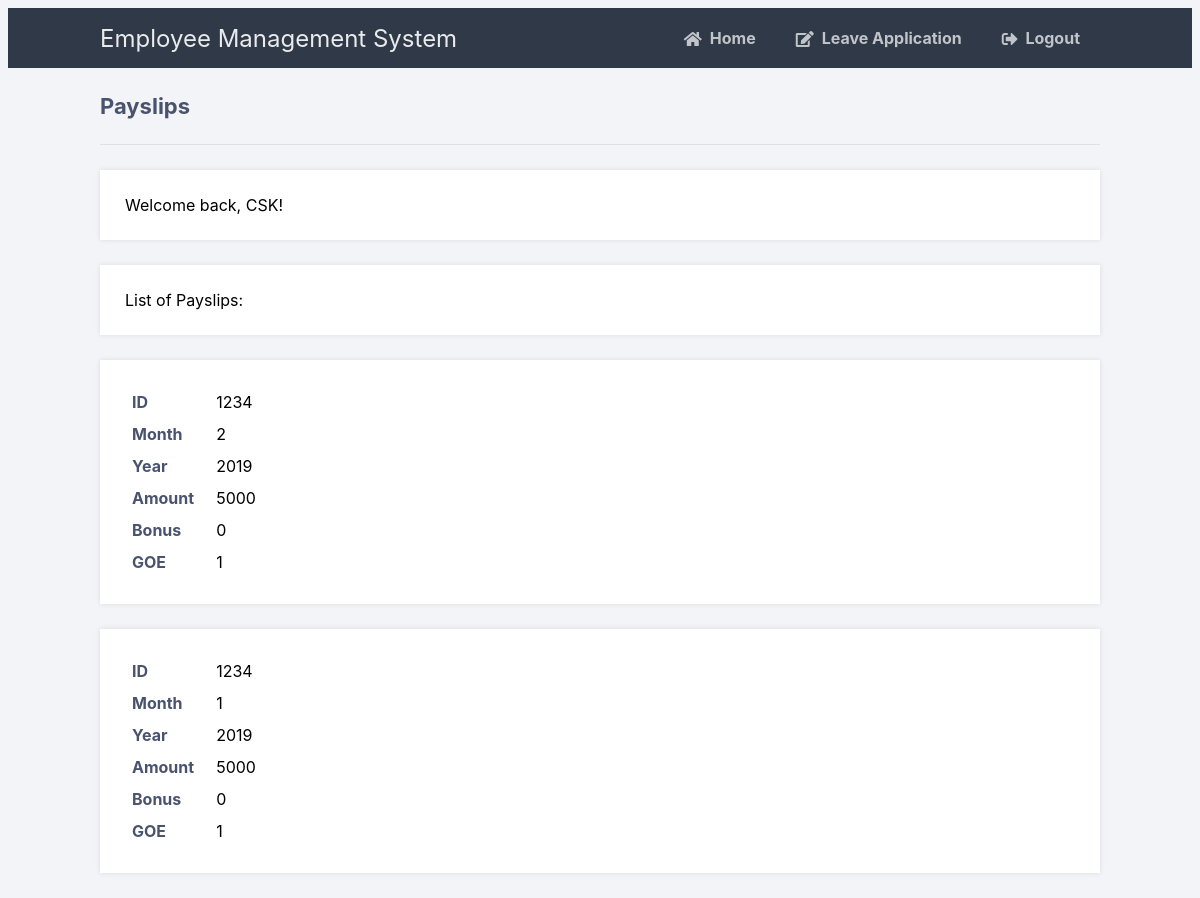
/payslip.php (signed in), run on the app's committed database.
### tables this page shows
CREATE TABLE `faculty` (
  `id` varchar(20) NOT NULL,
  `name` varchar(30) NOT NULL,
  `email` varchar(30) NOT NULL,
  `DOJ` date NOT NULL,
  `GOE` int(11) DEFAULT NULL,
  `DOB` date DEFAULT NULL,
  `DOL` date DEFAULT NULL,
  `remaningLeaves` int(11) DEFAULT NULL,
  `dept` varchar(30) NOT NULL
);

CREATE TABLE `fac_payslip` (
  `id` int(11) DEFAULT NULL,
  `facultyID` varchar(20) NOT NULL,
  `month` int(11) NOT NULL,
  `YEAR` int(11) NOT NULL,
  `GOE` int(11) DEFAULT NULL,
  `salary` float DEFAULT NULL,
  `bonus` float DEFAULT NULL,
  `status` varchar(30) DEFAULT NULL
);

### payslip.php (the view, shortened to what this page needs)
<?php
require 'config.php';
if (isset($_SESSION['facultyID'])) {
	$sql = "SELECT name, remaningLeaves, dept FROM faculty WHERE id = "."'".$_SESSION['facultyID']."'";
	$result = $con->query($sql);
	$row = $result->fetch_assoc();
	$name = $row['name'];
}
?>
<!DOCTYPE html>
<html>
	<head>
		<link href="style.css" rel="stylesheet" type="text/css">
		<link rel="stylesheet" href="https://use.fontawesome.com/releases/v5.7.1/css/all.css">
	</head>
	<body class="loggedin">
		<nav class="navtop">
			<div>
				<h1>Employee Management System</h1>
				<a href="index.php"><i class="fas fa-home"></i>Home</a>
				<a href="application.php"><i class="fas fa-edit"></i>Leave Application</a>
				<a href="logout.php"><i class="fas fa-sign-out-alt"></i>Logout</a>
			</div>
		</nav>
		<div class="content">
			<h2>Payslips</h2>
			<p>Welcome back, <?=$name?>!</p>
				<p>List of Payslips:</p>
				<?php
					if (isset($_SESSION['facultyID'])) {
						$sql = "SELECT * FROM fac_payslip WHERE facultyID = "."'".$_SESSION['facultyID']."' "."AND status = 'approved' "."ORDER BY year,month DESC";
						$result = $con->query($sql);
						while ($row = $result->fetch_assoc()) {
							echo "<div>
							<table>
							<tr>
							<td>ID</td> <td>".$row['id']."</td>
							</tr>
							<tr>
							<td>Month</td> <td>".$row['month']."</td>
							</tr>
							<tr>
							<td>Year</td> <td>".$row['YEAR']."</td>
							</tr>
							<tr>
							<td>Amount</td> <td>".$row['salary']."</td>
							</tr>
							<tr>
							<td>Bonus</td> <td>".$row['bonus']."</td>
							</tr>
							<tr>
							<td>GOE</td> <td>".$row['GOE']."</td>
							</tr>
							</table>
							</div>";
						}
					}
				?>
		</div>
	</body>
</html>

### style.css (style rules this page uses)
* { box-sizing: border-box; font-family: -apple-system, BlinkMacSystemFont, "segoe ui", roboto, oxygen, ubuntu, cantarell, "fira sans", "droid sans", "helvetica neue", Arial, sans-serif; font-size: 16px; -webkit-font-smoothing: antialiased; -moz-osx-font-smoothing: grayscale; }
body { background-color: #435165; }
.navtop { background-color: #2f3947; height: 60px; width: 100%; border: 0; }
.navtop div { display: flex; margin: 0 auto; width: 1000px; height: 100%; }
.navtop div h1, .navtop div a { display: inline-flex; align-items: center; }
.navtop div h1 { flex: 1; font-size: 24px; padding: 0; margin: 0; color: #eaebed; font-weight: normal; }
.navtop div a { padding: 0 20px; text-decoration: none; color: #c1c4c8; font-weight: bold; }
.navtop div a i { padding: 2px 8px 0 0; }
body.loggedin { background-color: #f3f4f7; }
.content { width: 1000px; margin: 0 auto; }
.content h2 { margin: 0; padding: 25px 0; font-size: 22px; border-bottom: 1px solid #e0e0e3; color: #4a536e; }
.content > p, .content > div { box-shadow: 0 0 5px 0 rgba(0, 0, 0, 0.1); margin: 25px 0; padding: 25px; background-color: #fff; }
.content > p table td, .content > div table td { padding: 5px; }
.content > p table td:first-child, .content > div table td:first-child { font-weight: bold; color: #4a536e; padding-right: 15px; }

### data on the page
faculty: name "CSK"
fac_payslip: id "1234", month "2", YEAR "2019", salary "5000", bonus "0", GOE "1"
fac_payslip: id "1234", month "1", YEAR "2019", salary "5000", bonus "0", GOE "1"
